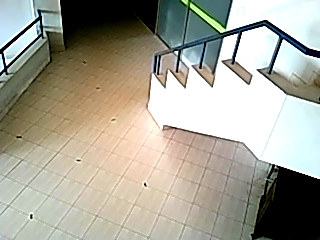
//> input picture calib/calibration/test.png, 320 x 240 px
$ ./main ../test.png ../map.png ../map.png   (built with g++ and OpenCV 4)
//> lines starting //> are read from the running program, lines starting //| are printed output that depends on the picture; after the words box and inside, x2 and y2 are one past the last pixel; in counts of white or black regions, pixels touching at a corner belong together
//
// Created by dilin on 1/3/18.
//
#include <iostream>
#include <vector>
#include <opencv2/opencv.hpp>

using namespace std;
using namespace cv;

#define W_TITLE "Calibration"
#define W_MAP "FloorMap"

Mat img;
Mat mapImg;
vector<Point2f> points;
vector<Point2f> dstPoints;


void mouse_callback(int  event, int  x, int  y, int  flag, void *param)
{
    if (event == EVENT_LBUTTONDOWN)
    {
        // Store point coordinates
        points.push_back(Point2f(x,y));
        circle(img, points.back(), 3, Scalar(0, 0, 255));
        string text = to_string(points.size());
        putText(img,text.c_str(), cvPoint(x+10,y+10),
                FONT_HERSHEY_COMPLEX_SMALL, 0.8, cvScalar(0,0,0), 1, CV_AA);
        imshow(W_TITLE,img);
    }
}

void mouse_callback2(int  event, int  x, int  y, int  flag, void *param){
    if (event == EVENT_LBUTTONDOWN)
    {
        // Store point coordinates
        dstPoints.push_back(Point2f(x,y));
        circle(mapImg, dstPoints.back(), 3, Scalar(0, 0, 255));
        string text = to_string(dstPoints.size());
        putText(mapImg,text.c_str(), cvPoint(x+10,y+10),
                FONT_HERSHEY_COMPLEX_SMALL, 0.8, cvScalar(0,0,0), 1, CV_AA);
        imshow(W_MAP,mapImg);
    }
}


int main(int argc,const char * argv[])
{
    if(argc <= 3)
    {
        cout << "usage: ./calibrate <image for calibration> <floormap> <output calibration file>" << endl;
        return -1;
    }

    img = imread(argv[1]);
//> img is the input picture: 240 rows x 320 cols, CV_8UC3; mean B, G, R 150.1, 163.1, 165.1
    mapImg = imread(argv[2]);
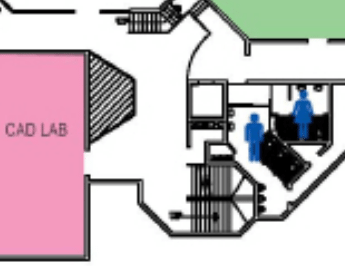
//> input picture calib/calibration/map.png, 345 x 266 px
//> mapImg is the input picture: 266 rows x 345 cols, CV_8UC3; mean B, G, R 190.5, 185.7, 198.2
    namedWindow(W_TITLE);

    setMouseCallback(W_TITLE, mouse_callback);

    imshow(W_TITLE,img);

    for(;;)
    {
        if(cvWaitKey(0)>0)
//> the left mouse button is pressed and released at (80, 60)
//> in mouse_callback, `circle(img, points.back(), 3, Scalar(0, 0, 255));`: img: 240 rows x 320 cols, CV_8UC3; 16 pixels changed, all inside (x1, y1, x2, y2) = (77, 57, 84, 64)
//> in mouse_callback, `putText(img,text.c_str(), cvPoint(x+10,y+10), FONT_HERSHEY_COMPLEX_SMA..`: img: 240 rows x 320 cols, CV_8UC3; mean B, G, R 150.1, 163, 165.1
//> the left mouse button is pressed and released at (240, 60)
//> call 3 of mouse_callback, with event = 1, x = 240, y = 60, flag = 1
//> in mouse_callback (call 3), `circle(img, points.back(), 3, Scalar(0, 0, 255));`: img: 240 rows x 320 cols, CV_8UC3; mean B, G, R 150, 163, 165.1
//> in mouse_callback (call 3), `putText(img,text.c_str(), cvPoint(x+10,y+10), FONT_HERSHEY_COMPLEX_SMA..`:
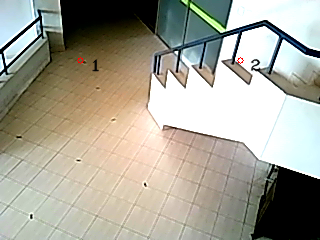
//> img: 240 rows x 320 cols, CV_8UC3; mean B, G, R 149.9, 162.8, 165
//> the left mouse button is pressed and released at (240, 180)
//> in mouse_callback (call 5), `circle(img, points.back(), 3, Scalar(0, 0, 255));`: img: 240 rows x 320 cols, CV_8UC3; 16 pixels changed, all inside (x1, y1, x2, y2) = (237, 177, 244, 184)
//> in mouse_callback (call 5), `putText(img,text.c_str(), cvPoint(x+10,y+10), FONT_HERSHEY_COMPLEX_SMA..`: img: 240 rows x 320 cols, CV_8UC3; mean B, G, R 149.8, 162.7, 164.9
//> the left mouse button is pressed and released at (80, 180)
//> in mouse_callback (call 7), `circle(img, points.back(), 3, Scalar(0, 0, 255));`: img: 240 rows x 320 cols, CV_8UC3; mean B, G, R 149.7, 162.7, 164.9
//> in mouse_callback (call 7), `putText(img,text.c_str(), cvPoint(x+10,y+10), FONT_HERSHEY_COMPLEX_SMA..`:
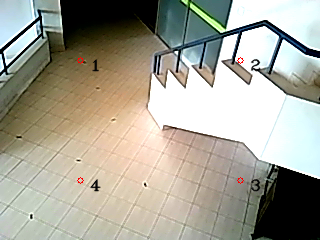
//> img: 240 rows x 320 cols, CV_8UC3; mean B, G, R 149.6, 162.6, 164.8
            break;
    }


    // destroyWindow(W_TITLE);


    if(points.size()<4)
    {
        cout << "Not enough points selected!" << endl;
        return -1;
    }

    namedWindow(W_MAP);

    setMouseCallback(W_MAP, mouse_callback2);

    imshow(W_MAP,mapImg);

    for(;;)
    {
        if(cvWaitKey(0)>0)
//> the Esc key is pressed
            break;
    }

    // [11 lines of commented-out code are left out]
//> (the run ends here: the program stops with an error, at `Mat H = findHomography(points,dstPoints,RHO);`)
